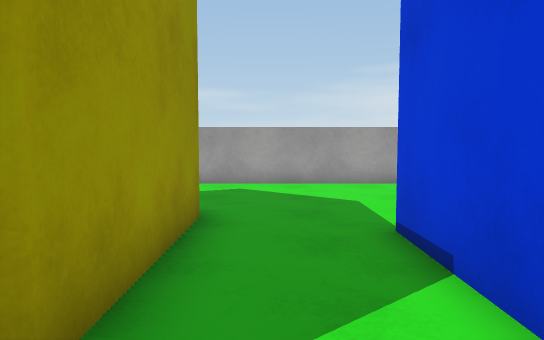
view 1 (above)

16 first-person views from a walk through a scene from a Unity 3-D project. The camera is 1.2 m above the floor, tilts 4° down and sees 70° across. The floor is counted in squares, 1 m on a side. Each view is taken from the middle of a square. On the plan, view 1 faces up. The plan holds only what a view shows up to about 15 squares ahead; the rest is blank. Surface patterns are stand-ins for the level's own textures.

view 2
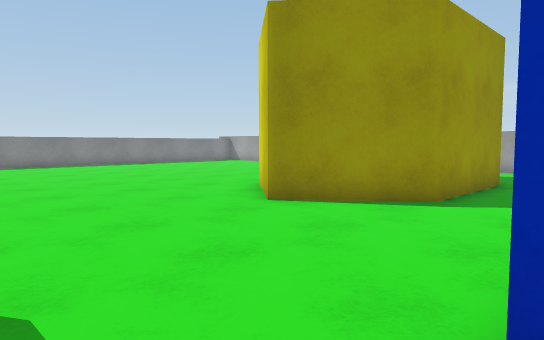

view 3
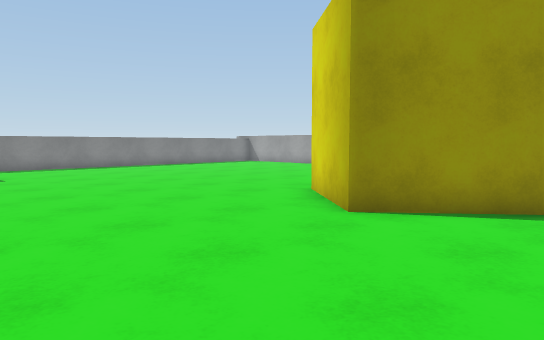

view 4
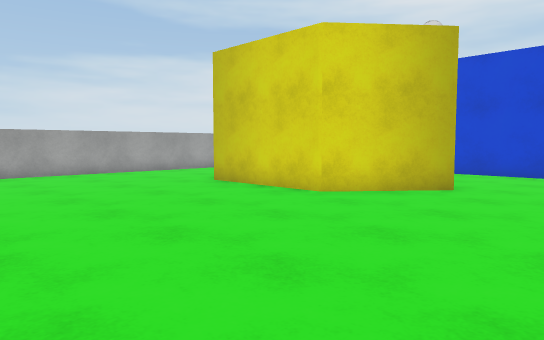

view 5
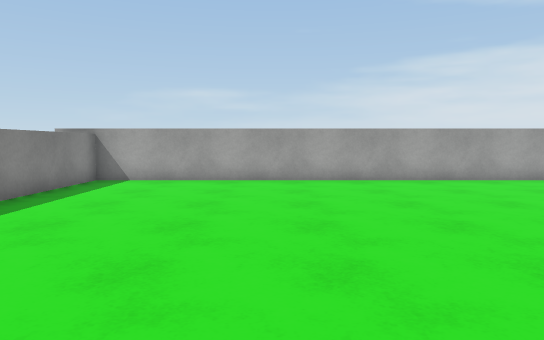

view 6
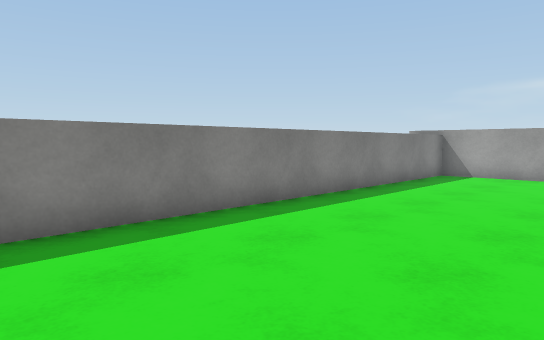

view 7
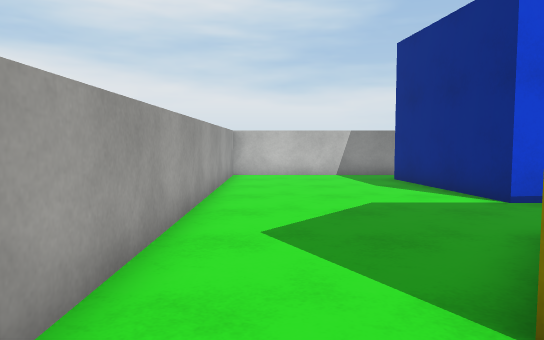

view 8
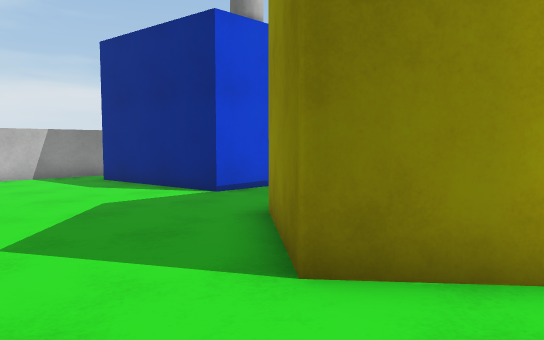

view 9
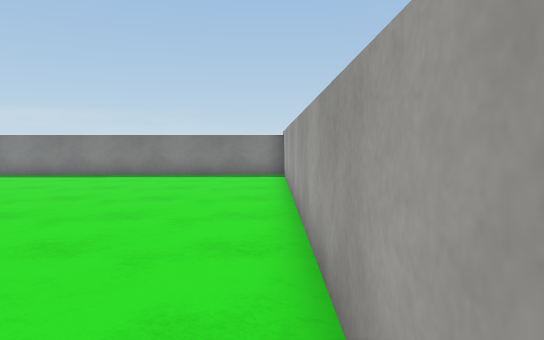

view 10
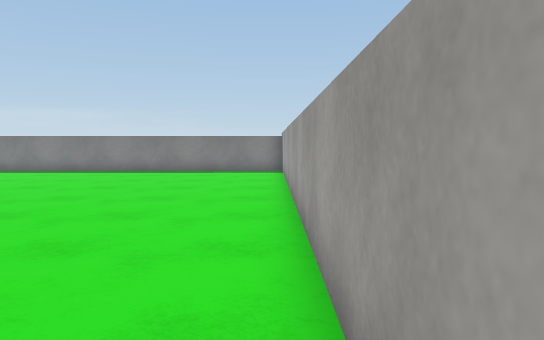

view 11
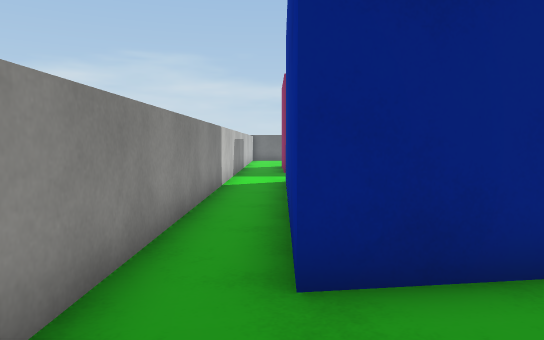

view 12
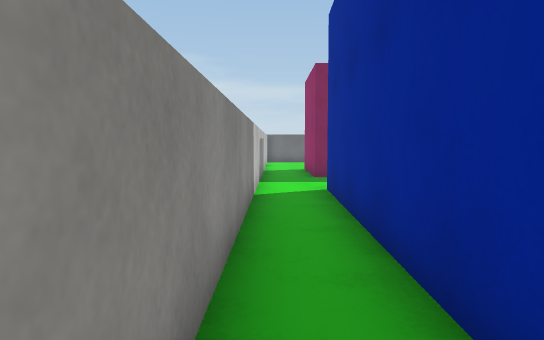

view 13
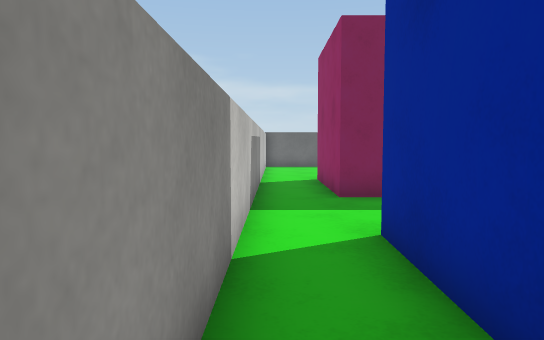

view 14
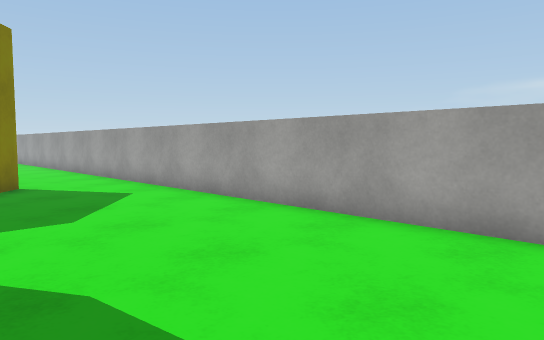

view 15
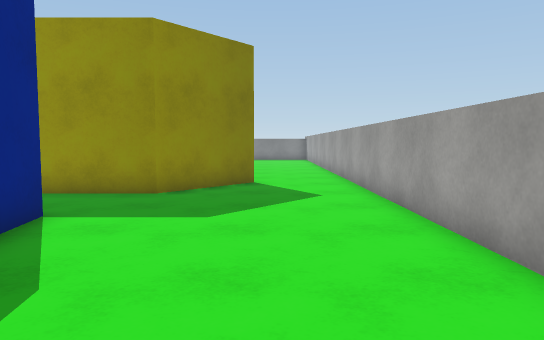

view 16
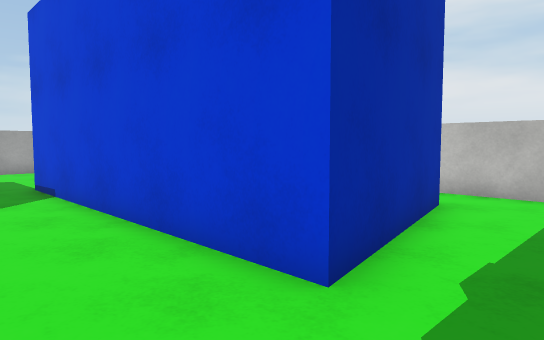

### Floor plan
Key: @ floor where view 1 was taken; # wall or solid block; . floor; ^ raised ledge.
Columns run from 21 left of view 1 to 9 right of it. Each row starts with its distance up from view 1.
 12 ###############################
 11  ^............................#
 10  ^............................#
  9  ^............................#
  8  ^...............##...........#
  7  ^............. ####..........#
  6  ^.............#   ##.....###.#
  5  ^.............#    #..#### #.#
  4  ^.............#    #..#    #.#
  3  ^.............#    #..#    #.#
  2  ^.............##  ##..#    #.#
  1  ^..............####...#    #.#
  0  ^...............##..@.#    #.#
 -1  ^.....................#   ##.#
 -2  ^.....................#   #..#
 -3     ...................#####..#
 -4        ................##.....#
 -5              .................#
 -6                     .. .   ...#
 -7                             ..#
 -8                             .##
 -9                             .#
-10                             .#
-11                             .#
-12                             .#
-13                             .#

Positions as (right, up) in squares from view 1, and headings:
1: (0, 0), facing up
2: (2, -6), facing up-left
3: (0, -6), facing up-left
4: (-14, -4), facing up-right
5: (-14, -1), facing up
6: (-14, -3), facing up-left
7: (-6, 10), facing right
8: (-6, 11), facing down-right
9: (-5, 11), facing left
10: (-3, 11), facing left
11: (7, 9), facing down
12: (8, 7), facing down
13: (8, 2), facing down
14: (8, 6), facing up-left
15: (8, 9), facing left
16: (-1, -6), facing up-right
